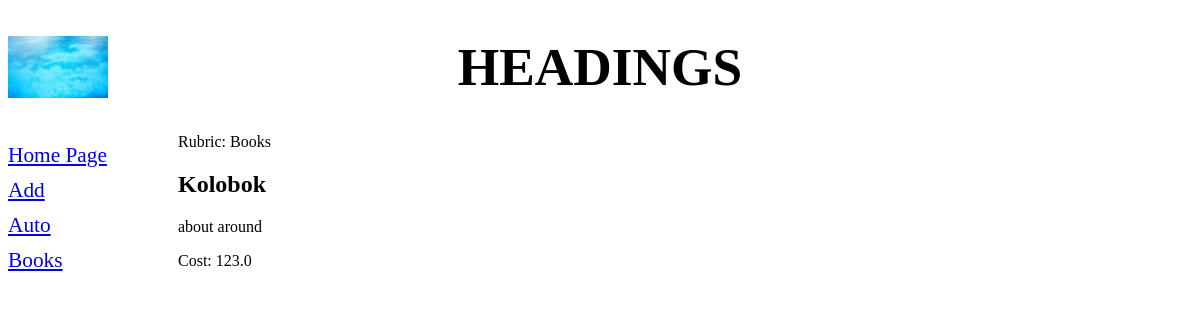
Screenshot of /detail/10 with the database file from the repository.
### newboard/models.py (models this page shows, shortened)
class Rubric(models.Model):
    name = models.CharField(max_length=20, db_index=True, verbose_name='title')
    class Meta:
        verbose_name_plural = 'Headings'
        verbose_name = 'Heading'
        ordering = ['name']

class Bb(models.Model):
    title = models.CharField(max_length=50, verbose_name='title')
    content = models.TextField(null=True, blank=True, verbose_name='about')
    price = models.FloatField(null=True, blank=True, verbose_name='cost')
    published = models.DateTimeField(auto_now_add=True, db_index=True, verbose_name='date published')
    rubric = models.ForeignKey('Rubric', null=True, on_delete=models.PROTECT, verbose_name='Heading')
    class Meta:
        verbose_name_plural = 'Boards'
        verbose_name = 'Board'
        ordering = ['-published']

### newboard/views.py (the view)
# urls.py: path('detail/<int:pk>', BbDetailView.as_view(), name='detail'),
class BbDetailView(DetailView):
    model = Bb
    def get_context_data(self, *args, **kwargs):
        context = super().get_context_data(*args, **kwargs)
        context['rubrics'] = Rubric.objects.all()
        return context

### newboard/templates/newboard/bb_detail.html (shortened to what this page needs)
{% extends 'layout/basic.html' %}
{% block content %}
<p>Rubric: {{bb.rubric.name}}</p>
<h2>{{bb.title}}</h2>
<p>{{bb.content}}</p>
<p>Cost: {{bb.price}}</p>
{% endblock %}

### newboard/templates/layout/basic.html (shortened to what this page needs)
{% load static %}
<!DOCTYPE html>
<html lang="en">
<head>
    <link rel="stylesheet" type="text/css" href="{% static 'newboard/style.css' %}">
</head>
<body>
    <header>
        <h1>Headings</h1>
    </header>
<nav>
    <a href="{% url 'index' %}">Home Page</a>
    <a href="{% url 'add' %}">Add</a>
    {% for rubric in rubrics %}
    <a href="{% url 'by_rubric' rubric.pk %}">{{rubric.name}}</a>
    {%endfor%}
</nav>
<section>
    {%block content%}  {%endblock%}
</section>
</body>
</html>

### static/newboard/style.css (style rules this page uses)
header h1 { font-size: 40pt; text-transform: uppercase; text-align: center; background: url('bg.jpg') left / auto 100% no-repeat; }
nav { font-size: 16pt; width: 150px; float: left; }
nav a { display: block; margin: 10px 0px; }
section { margin-left: 170px; }

### rows the page displays
Rubric: name "Auto"
Rubric: name "Books"
Bb: rubric.name "Books", title "Kolobok", content "about around", price "123.0"
